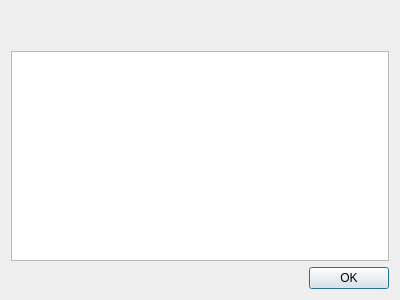
<?xml version="1.0" encoding="UTF-8"?>
<ui version="4.0">
 <class>UIAbout</class>
 <widget class="QDialog" name="UIAbout">
  <property name="geometry">
   <rect>
    <x>0</x>
    <y>0</y>
    <width>400</width>
    <height>300</height>
   </rect>
  </property>
  <layout class="QVBoxLayout" name="verticalLayout">
   <item>
    <layout class="QHBoxLayout" name="horizontalLayout_2">
     <item>
      <widget class="QLabel" name="lSDLMess">
       <property name="sizePolicy">
        <sizepolicy hsizetype="Maximum" vsizetype="Preferred">
         <horstretch>0</horstretch>
         <verstretch>0</verstretch>
        </sizepolicy>
       </property>
       <property name="cursor">
        <cursorShape>PointingHandCursor</cursorShape>
       </property>
       <property name="toolTip">
        <string>sdlmess homepage</string>
       </property>
       <property name="pixmap">
        <pixmap resource="resources/resources.qrc">:/icons/mess.png</pixmap>
       </property>
      </widget>
     </item>
     <item>
      <widget class="QLabel" name="lInformations">
       <property name="alignment">
        <set>Qt::AlignCenter</set>
       </property>
       <property name="openExternalLinks">
        <bool>true</bool>
       </property>
      </widget>
     </item>
    </layout>
   </item>
   <item>
    <layout class="QHBoxLayout" name="horizontalLayout">
     <item>
      <widget class="QLabel" name="lLicense">
       <property name="cursor">
        <cursorShape>PointingHandCursor</cursorShape>
       </property>
       <property name="pixmap">
        <pixmap resource="resources/resources.qrc">:/icons/gplv3-88x31.png</pixmap>
       </property>
       <property name="alignment">
        <set>Qt::AlignCenter</set>
       </property>
      </widget>
     </item>
     <item>
      <widget class="QLabel" name="lMonkeyStudio">
       <property name="cursor">
        <cursorShape>PointingHandCursor</cursorShape>
       </property>
       <property name="toolTip">
        <string>Created using the Monkey Studio IDE</string>
       </property>
       <property name="pixmap">
        <pixmap resource="resources/resources.qrc">:/icons/made_with_mks.png</pixmap>
       </property>
       <property name="alignment">
        <set>Qt::AlignCenter</set>
       </property>
      </widget>
     </item>
    </layout>
   </item>
   <item>
    <widget class="QTextBrowser" name="tbAuthors">
     <property name="tabChangesFocus">
      <bool>true</bool>
     </property>
     <property name="lineWrapMode">
      <enum>QTextEdit::NoWrap</enum>
     </property>
     <property name="tabStopWidth">
      <number>30</number>
     </property>
     <property name="openExternalLinks">
      <bool>true</bool>
     </property>
    </widget>
   </item>
   <item>
    <widget class="QDialogButtonBox" name="buttonBox">
     <property name="standardButtons">
      <set>QDialogButtonBox::Ok</set>
     </property>
    </widget>
   </item>
  </layout>
 </widget>
 <resources>
  <include location="resources/resources.qrc"/>
 </resources>
 <connections>
  <connection>
   <sender>buttonBox</sender>
   <signal>accepted()</signal>
   <receiver>UIAbout</receiver>
   <slot>accept()</slot>
   <hints>
    <hint type="sourcelabel">
     <x>221</x>
     <y>286</y>
    </hint>
    <hint type="destinationlabel">
     <x>447</x>
     <y>288</y>
    </hint>
   </hints>
  </connection>
 </connections>
</ui>
